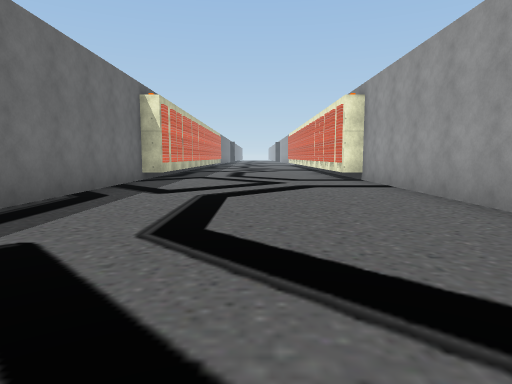
View 1 (above)

20 first-person views from a walk through a 3-D level made in the Unity game engine. The camera is 1.2 m above the floor, tilts 6° down and sees 75° across. The floor is counted in squares, 2 m on a side. Each view is taken from the middle of a square. On the plan, view 1 faces up. The plan holds only what a view shows up to about 10 squares ahead; the rest is blank. The place goes on beyond the plan. Some surface patterns are stand-ins.

View 2
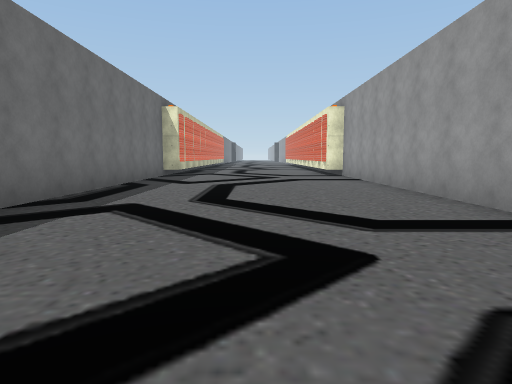

View 3
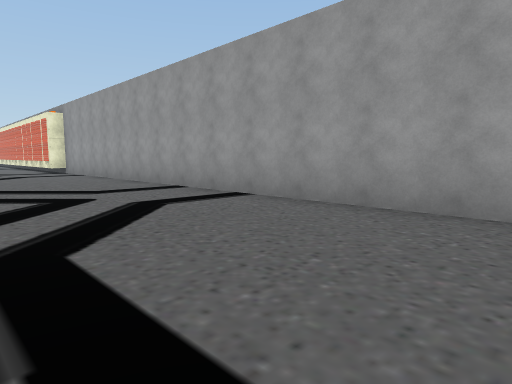

View 4
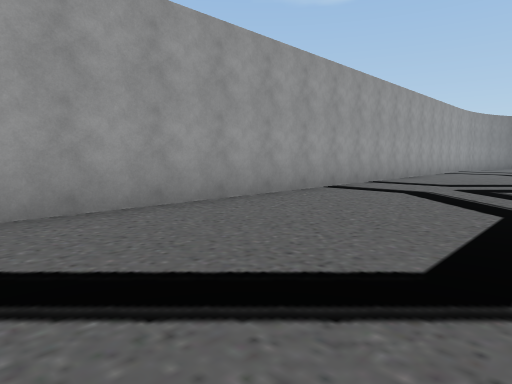

View 5
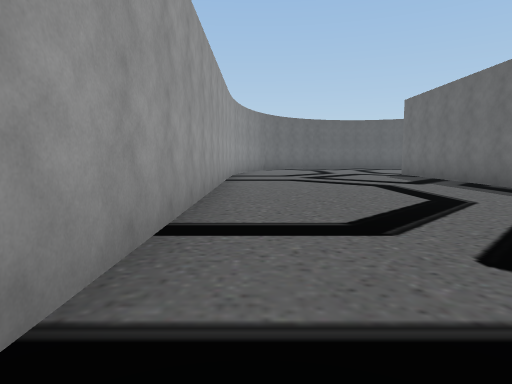

View 6
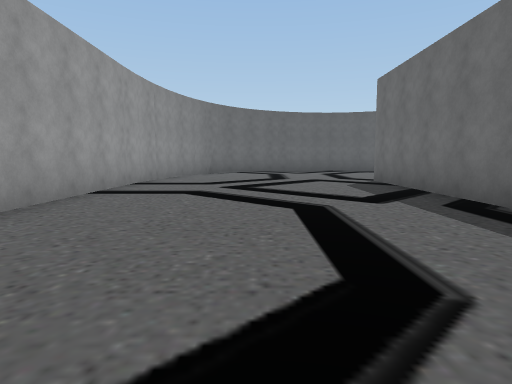

View 7
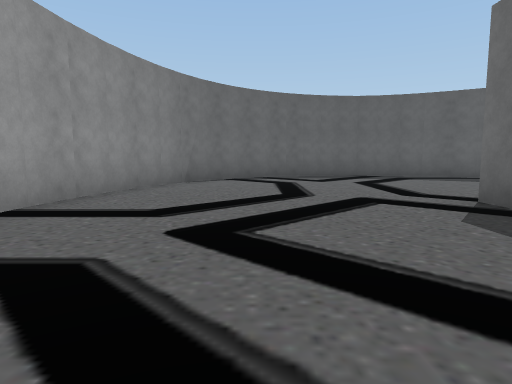

View 8
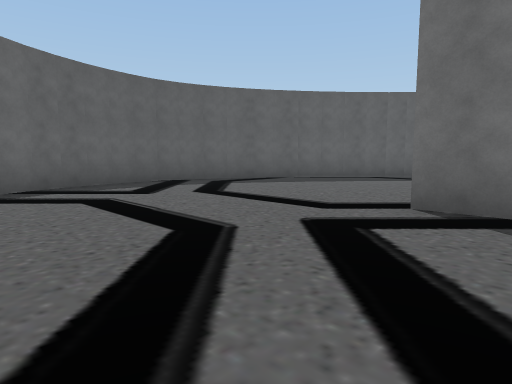

View 9
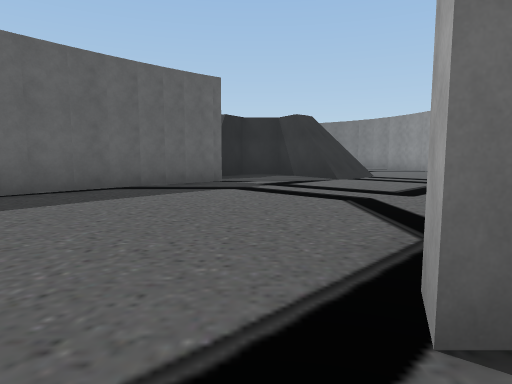

View 10
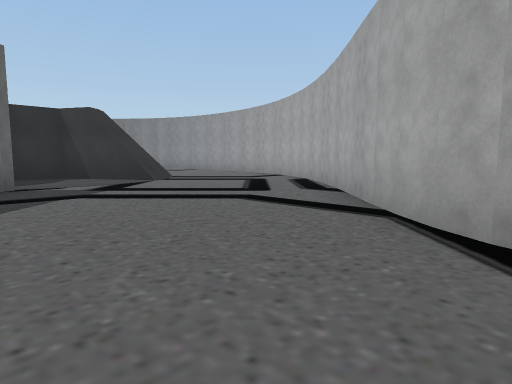

View 11
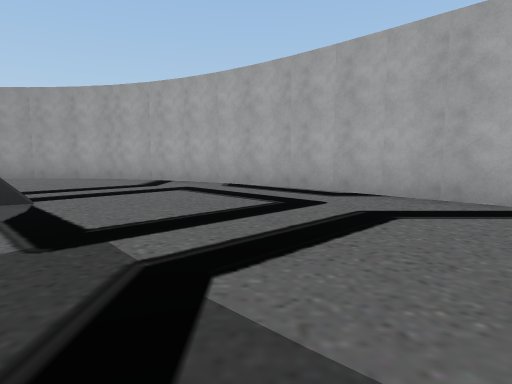

View 12
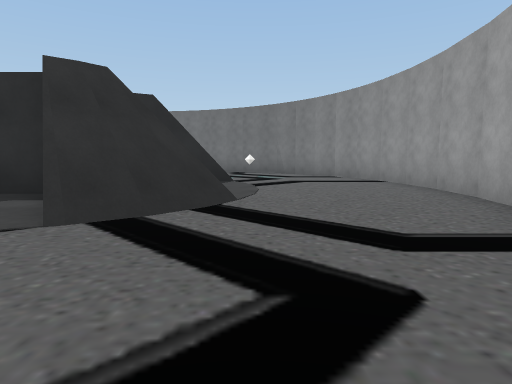

View 13
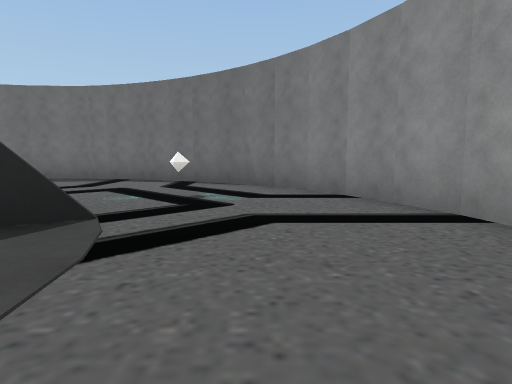

View 14
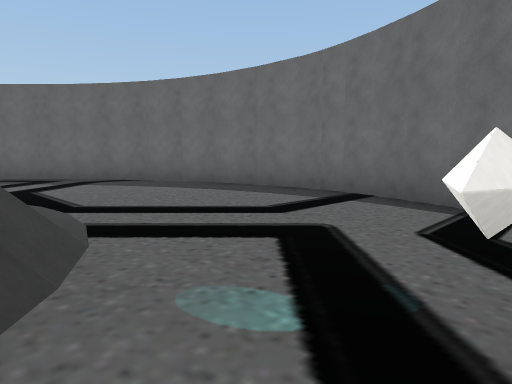

View 15
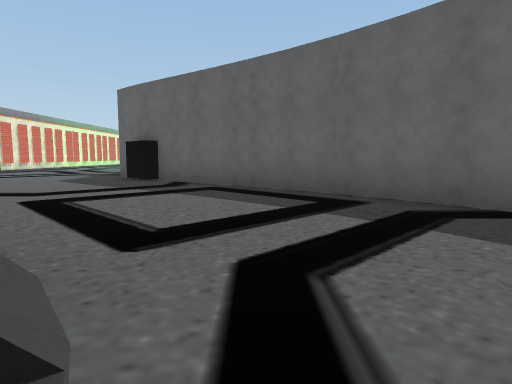

View 16
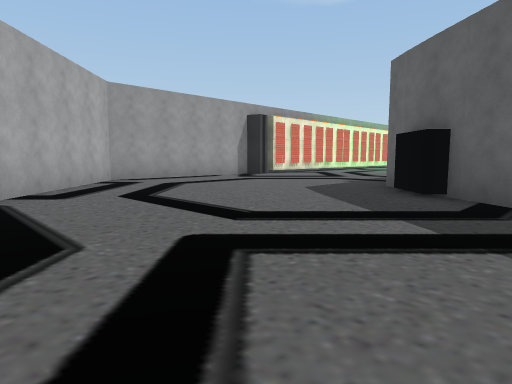

View 17
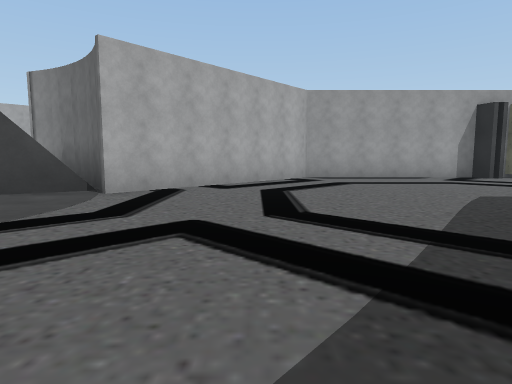

View 18
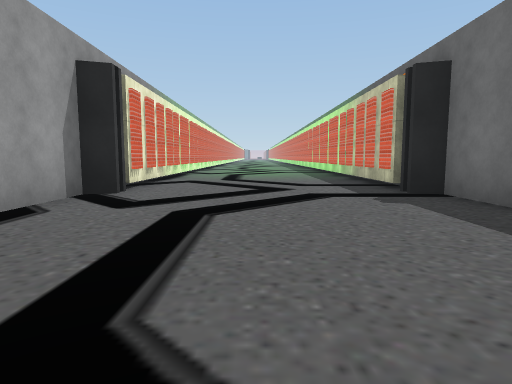

View 19
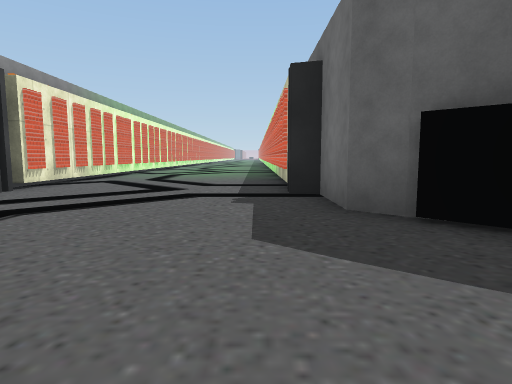

View 20
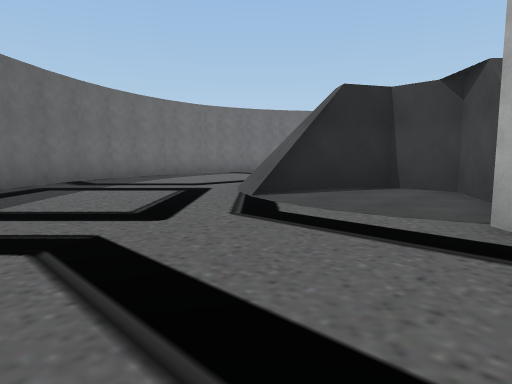

### Floor plan
Key: @ floor where view 1 was taken; # wall or solid block; . floor; / step, stairs or slope; O other object.
Columns run from 23 left of view 1 to 3 right of it. Each row starts with its distance up from view 1.
 10                     #.....#
  9                     #.....#
  8                     #.....#
  7                     #.....#
  6                     #.....#
  5                     #.....#
  4                     #.....#
  3                     #.....#
  2                     #.....#
  1                      .....#
  0                      ..@..#
 -1                       ....#
 -2                       ....#
 -3                       ....#
 -4                       ....#
 -5                       ....#
 -6                        ...#
 -7                        ...#
 -8                        ...#
 -9                       ....#
-10       ######          ....#
-11     ###....####      .....#
-12    ##.........##     .....#
-13   ##...........##   #.....#
-14  ##..O..........##  #.....#
-15  #....//. //.....####.....#
-16  #..../// ///.....###.....#
-17 ##....    /........##.....#
-18 #.....    ................#
-19 #.....  //#. #............#
-20 ##....//..####...........##
-21  #...../...#####.........#
-22  ##........##  ##.......##
-23   #.........##  ##.....##
-24   ##.........### #######
-25    ##..........#
-26     ##.........#
-27      ###.......#
-28        #O......#
-29        ###.....#
-30          #.....#
-31          #.....#
-32          #.....#
-33          #.....#
-34          #.....#
-35          #.....#

Positions as (right, up) in squares from view 1, and headings:
1: (0, 0), facing up
2: (0, -2), facing up
3: (-1, -5), facing up-right
4: (-1, -1), facing down-right
5: (2, -6), facing down
6: (0, -9), facing down
7: (0, -13), facing down
8: (1, -16), facing down-left
9: (-2, -18), facing left
10: (-3, -20), facing up-left
11: (-8, -20), facing up
12: (-8, -14), facing left
13: (-13, -13), facing left
14: (-17, -14), facing down-left
15: (-18, -19), facing down
16: (-17, -22), facing down-right
17: (-18, -24), facing right
18: (-11, -25), facing down
19: (-13, -25), facing down
20: (-12, -25), facing up-left
